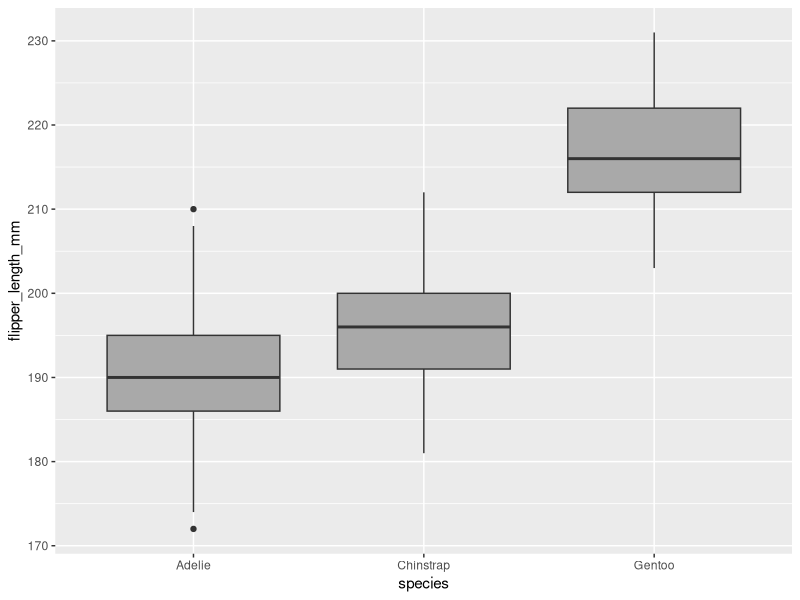
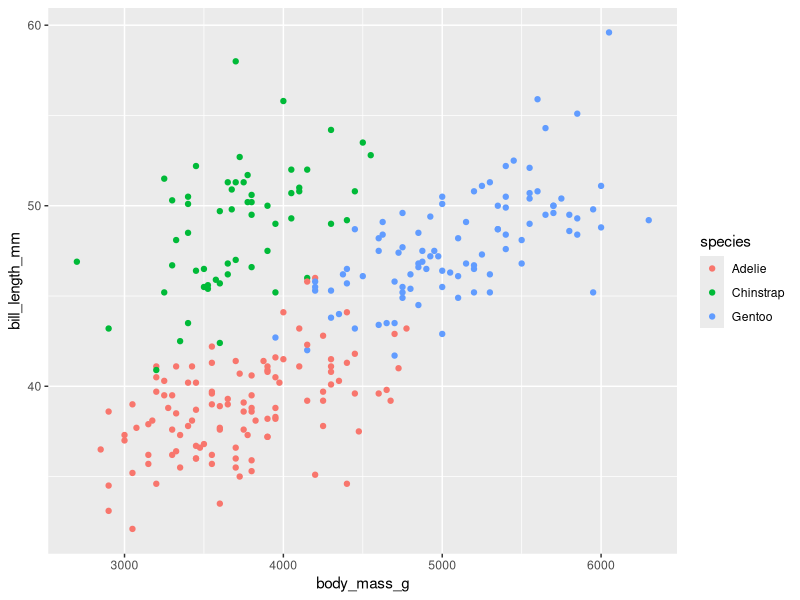

Generate these figures, in order, with R:
## ---- chunk 1
library(palmerpenguins) #lendo o pacote
pinguins <- penguins
str(penguins)
## ---- chunk 2
summary(pinguins)
## ---- chunk 3
pinguins <- na.omit(pinguins)
summary(pinguins)
## ---- chunk 4
pinguins <- pinguins[sample(nrow(pinguins)),]
n <- round(0.8*nrow(pinguins))
treino <- pinguins[1:n,]
teste <- pinguins[-(1:n),]
## ---- chunk 5
library(ggplot2)

#Boxplot, x = espécie y = tamanho da asa

ggplot(data = treino, mapping = aes(x = species, y = flipper_length_mm)) +
  geom_boxplot(fill = "darkgrey")

#Gráfico de pontos, x = peso y = tamanho do bico

ggplot(data = treino, mapping = aes(x = body_mass_g, y = bill_length_mm, color = species)) +
  geom_point()
## ---- chunk 6
distancias <- c()
for(k in 1:nrow(treino)) {
  distancias[k] <- sqrt((teste$body_mass_g[1] - treino$body_mass_g[k])**2 + (teste$bill_length_mm[1] - treino$bill_length_mm[k])**2)
}
treino$species[order(distancias)[1]]
teste$species[1]
## ---- chunk 7
classificacao <- c()
for(j in 1:nrow(teste)) {
    distancias <- c()
for(k in 1:nrow(treino)) {
  distancias[k] <- sqrt((teste$body_mass_g[j] - treino$body_mass_g[k])**2 + (teste$bill_length_mm[j] - treino$bill_length_mm[k])**2)
}
classificacao[j] <- as.character(treino$species[order(distancias)[1]])
}
mean(classificacao == teste$species)
